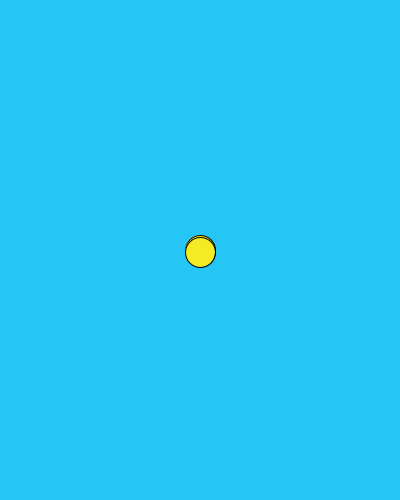
Frame 1 (no input)
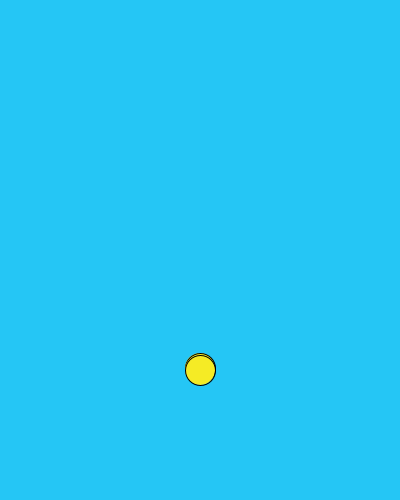
Frame 60 (the mouse pressed at the canvas centre just before this capture)
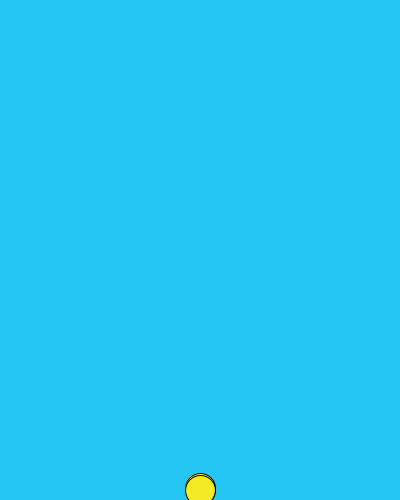
Frame 120 (the mouse held since frame 60 and released just before this capture)

The Processing sketch that drew these frames (run headless with seeded random() and noise(); from frame 60 on, the mouse is pressed at the canvas centre):

// Processing sketch: FlappyBird
// ── FlappyBird.pde
int birdX = 200;
int birdY = 250;
int birdYvelocity = 30;
int gravity = 1;
void setup(){
size(400, 500);
}
void draw(){
background(#25C6F5);
stroke(#000000);
fill(#F5EB25);
ellipse(birdX, birdY, 30, 30);
for(int i = 0; i<100; i++);{
birdY = birdY + 2;
ellipse(birdX, birdY, 30, 30);
}
}
